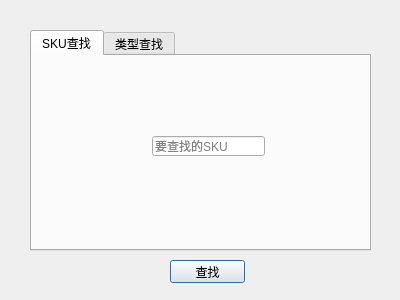
<?xml version="1.0" encoding="UTF-8"?>
<ui version="4.0">
 <class>FindDlg</class>
 <widget class="QDialog" name="FindDlg">
  <property name="geometry">
   <rect>
    <x>0</x>
    <y>0</y>
    <width>400</width>
    <height>300</height>
   </rect>
  </property>
  <property name="windowTitle">
   <string>查找商品</string>
  </property>
  <widget class="QTabWidget" name="tabWidget">
   <property name="geometry">
    <rect>
     <x>30</x>
     <y>30</y>
     <width>341</width>
     <height>221</height>
    </rect>
   </property>
   <property name="currentIndex">
    <number>0</number>
   </property>
   <widget class="QWidget" name="tab">
    <attribute name="title">
     <string>SKU查找</string>
    </attribute>
    <widget class="QLineEdit" name="lineEdit">
     <property name="geometry">
      <rect>
       <x>120</x>
       <y>80</y>
       <width>113</width>
       <height>20</height>
      </rect>
     </property>
     <property name="placeholderText">
      <string>要查找的SKU</string>
     </property>
    </widget>
   </widget>
   <widget class="QWidget" name="tab_2">
    <attribute name="title">
     <string>类型查找</string>
    </attribute>
    <widget class="QComboBox" name="comboBox">
     <property name="geometry">
      <rect>
       <x>50</x>
       <y>50</y>
       <width>69</width>
       <height>22</height>
      </rect>
     </property>
    </widget>
    <widget class="QComboBox" name="comboBox_2">
     <property name="geometry">
      <rect>
       <x>140</x>
       <y>50</y>
       <width>69</width>
       <height>22</height>
      </rect>
     </property>
    </widget>
    <widget class="QComboBox" name="comboBox_3">
     <property name="geometry">
      <rect>
       <x>230</x>
       <y>50</y>
       <width>69</width>
       <height>22</height>
      </rect>
     </property>
    </widget>
    <widget class="QLabel" name="label">
     <property name="geometry">
      <rect>
       <x>60</x>
       <y>20</y>
       <width>54</width>
       <height>12</height>
      </rect>
     </property>
     <property name="text">
      <string>一级目录</string>
     </property>
    </widget>
    <widget class="QLabel" name="label_2">
     <property name="geometry">
      <rect>
       <x>150</x>
       <y>20</y>
       <width>54</width>
       <height>12</height>
      </rect>
     </property>
     <property name="text">
      <string>二级目录</string>
     </property>
    </widget>
    <widget class="QLabel" name="label_3">
     <property name="geometry">
      <rect>
       <x>240</x>
       <y>20</y>
       <width>54</width>
       <height>12</height>
      </rect>
     </property>
     <property name="text">
      <string>三级目录</string>
     </property>
    </widget>
    <widget class="QLabel" name="label_4">
     <property name="geometry">
      <rect>
       <x>150</x>
       <y>90</y>
       <width>54</width>
       <height>12</height>
      </rect>
     </property>
     <property name="text">
      <string>索引</string>
     </property>
    </widget>
    <widget class="QLineEdit" name="lineEdit_2">
     <property name="geometry">
      <rect>
       <x>120</x>
       <y>110</y>
       <width>113</width>
       <height>20</height>
      </rect>
     </property>
    </widget>
    <widget class="QLabel" name="label_5">
     <property name="geometry">
      <rect>
       <x>150</x>
       <y>140</y>
       <width>54</width>
       <height>12</height>
      </rect>
     </property>
     <property name="text">
      <string>SKU Code</string>
     </property>
    </widget>
    <widget class="QLineEdit" name="lineEdit_3">
     <property name="geometry">
      <rect>
       <x>120</x>
       <y>160</y>
       <width>113</width>
       <height>20</height>
      </rect>
     </property>
     <property name="readOnly">
      <bool>true</bool>
     </property>
    </widget>
   </widget>
  </widget>
  <widget class="QPushButton" name="pushButton">
   <property name="geometry">
    <rect>
     <x>170</x>
     <y>260</y>
     <width>75</width>
     <height>23</height>
    </rect>
   </property>
   <property name="text">
    <string>查找</string>
   </property>
  </widget>
 </widget>
 <resources/>
 <connections/>
</ui>
